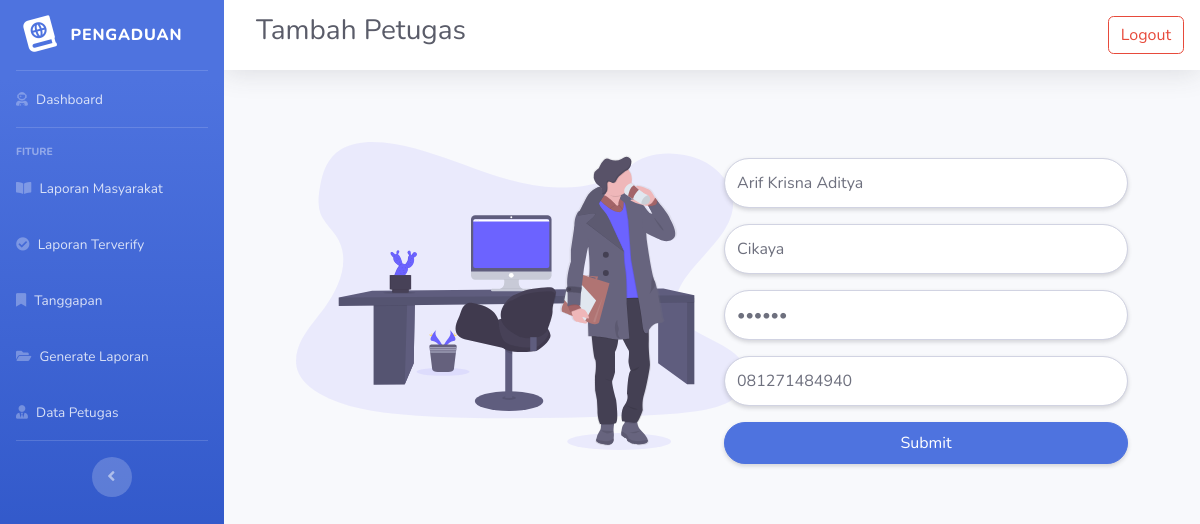
Page /src/admin/edit.php?id_petugas=1 on the committed database.
### tables this page shows
CREATE TABLE `petugas` (
  `id_petugas` int(11) NOT NULL,
  `nama_petugas` varchar(35) NOT NULL,
  `username` varchar(25) NOT NULL,
  `password` varchar(32) NOT NULL,
  `telp` varchar(13) NOT NULL,
  `level` enum('admin','petugas') NOT NULL
);

### src/admin/edit.php (the view, shortened to what this page needs)
<?php
require '../../public/app.php';
require '../layouts/header.php';
require '../layouts/navAdmin.php';
$id = $_GET["id_petugas"];
$result = mysqli_query($conn, "SELECT * FROM petugas WHERE id_petugas = $id");
?>
<div class="p-5">
  <div class="row">
    <div class="col-6">
      <div class="image">
        <img src="../../assets/img/officer.svg" width="450" alt="">
      </div>
    </div>
    <div class="col-6">
      <form action="" method="POST">
        <?php while ($row = mysqli_fetch_assoc($result)) : ?>
          <div class="form-group">
            <input type="text" class="form-control py-4 shadow-sm" value="<?= $row['nama_petugas']; ?>" style="border-radius: 25px;" name="nama_petugas">
          </div>
          <div class="form-group">
            <input type="text" class="form-control py-4 shadow-sm" value="<?= $row['username']; ?>" style="border-radius: 25px;" name="username">
          </div>
          <div class="form-group">
            <input type="password" class="form-control py-4 shadow-sm" value="<?= $row['password']; ?>" style="border-radius: 25px;" name="password">
          </div>
          <div class="form-group">
            <input type="number" class="form-control py-4 shadow-sm" value="<?= $row['telp']; ?>" style="border-radius: 25px;" name="telp">
          </div>
          <div class="button">
            <button class="btn btn-primary shadow-sm py-2 col-12" name="submit" style="border-radius: 25px;">Submit</button>
          </div>
        <?php endwhile; ?>
      </form>
    </div>
  </div>
</div>
<?php require '../layouts/footer.php'; ?>

### rows in the picture
petugas: nama_petugas "Arif Krisna Aditya", username "Cikaya", telp "081271484940"

### other values in the picture
$title "Tambah Petugas"
